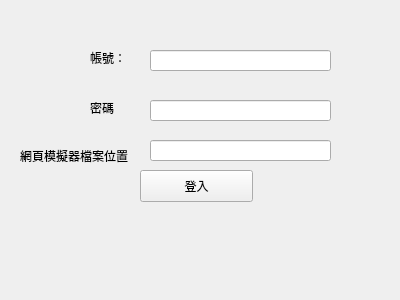
<?xml version="1.0" encoding="UTF-8"?>
<ui version="4.0">
 <class>Form</class>
 <widget class="QWidget" name="Form">
  <property name="geometry">
   <rect>
    <x>0</x>
    <y>0</y>
    <width>400</width>
    <height>300</height>
   </rect>
  </property>
  <property name="windowTitle">
   <string>Form</string>
  </property>
  <widget class="QLabel" name="label">
   <property name="geometry">
    <rect>
     <x>90</x>
     <y>50</y>
     <width>41</width>
     <height>16</height>
    </rect>
   </property>
   <property name="text">
    <string>帳號：</string>
   </property>
  </widget>
  <widget class="QLabel" name="label_2">
   <property name="geometry">
    <rect>
     <x>90</x>
     <y>100</y>
     <width>60</width>
     <height>16</height>
    </rect>
   </property>
   <property name="text">
    <string>密碼</string>
   </property>
  </widget>
  <widget class="QLineEdit" name="account">
   <property name="geometry">
    <rect>
     <x>150</x>
     <y>50</y>
     <width>181</width>
     <height>21</height>
    </rect>
   </property>
  </widget>
  <widget class="QLineEdit" name="passwd">
   <property name="geometry">
    <rect>
     <x>150</x>
     <y>100</y>
     <width>181</width>
     <height>21</height>
    </rect>
   </property>
   <property name="echoMode">
    <enum>QLineEdit::Password</enum>
   </property>
  </widget>
  <widget class="QPushButton" name="pushButton">
   <property name="geometry">
    <rect>
     <x>140</x>
     <y>170</y>
     <width>113</width>
     <height>32</height>
    </rect>
   </property>
   <property name="text">
    <string>登入</string>
   </property>
  </widget>
  <widget class="QLabel" name="label_3">
   <property name="geometry">
    <rect>
     <x>20</x>
     <y>140</y>
     <width>131</width>
     <height>31</height>
    </rect>
   </property>
   <property name="text">
    <string>網頁模擬器檔案位置</string>
   </property>
  </widget>
  <widget class="QLineEdit" name="localOfDriver">
   <property name="geometry">
    <rect>
     <x>150</x>
     <y>140</y>
     <width>181</width>
     <height>21</height>
    </rect>
   </property>
   <property name="echoMode">
    <enum>QLineEdit::Normal</enum>
   </property>
  </widget>
 </widget>
 <resources/>
 <connections/>
</ui>
